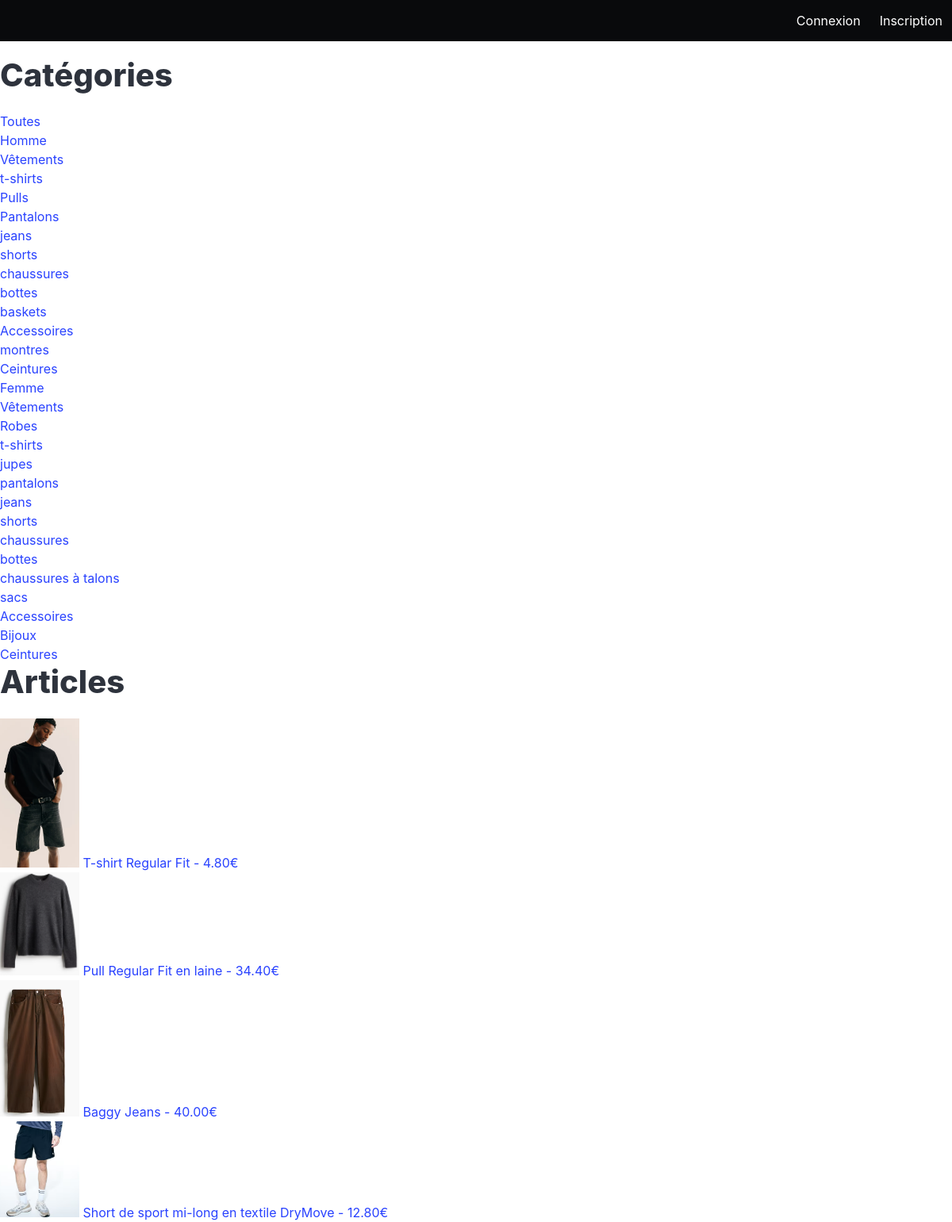
Page /?categorie=17 on the committed database.
### boutique/models.py (models this page shows, shortened)
class Categorie(MPTTModel):
    nom = models.CharField(max_length=100)
    parent = TreeForeignKey('self', on_delete=models.CASCADE, null=True, blank=True, related_name='enfants')
    class MPTTMeta:
        order_insertion_by = ['nom']
    class Meta:
        verbose_name = "Catégorie"
        verbose_name_plural = "Catégories"

class Article(models.Model):
    nom = models.CharField(max_length=100)
    description = models.TextField()
    prix = models.DecimalField(max_digits=10, decimal_places=2)
    categorie = models.ForeignKey(Categorie, on_delete=models.CASCADE)
    image = models.ImageField(upload_to='articles/', null=True, blank=True)

### boutique/views.py (the view)
# urls.py: path('', views.accueil, name='accueil'),
def accueil(request):
    categories_parents = Categorie.objects.filter(parent__isnull=True)
    categorie_id = request.GET.get('categorie')
    if categorie_id:
        categorie_selectionnee = Categorie.objects.get(id=categorie_id)
        articles = Article.objects.filter(categorie__in=categorie_selectionnee.get_descendants(include_self=True))
    else:
        articles = Article.objects.all()
    return render(request, 'boutique/accueil.html', {
        'articles': articles,
        'categories_parents': categories_parents,
    })

### boutique/context_processors.py (called while the page is built)
def categories_processor(request):
    categories_parents = Categorie.objects.filter(parent__isnull=True)
    return {'categories_parents': categories_parents}

### boutique/templates/boutique/accueil.html (shortened to what this page needs)
{% extends 'boutique/base.html' %}
{% load mptt_tags %}
{% block content %}
    <h2 class="title is-size-2">Catégories</h2>
    <ul>
        <li>
            <a href="{% url 'accueil' %}"> Toutes </a>
        </li>
        {% include 'boutique/categorie_recursive.html' with categories=categories_parents %}
    </ul>
    <h2 class="title is-size-2"> Articles </h2>
    <ul>
        {% for article in articles %}
            <li>
                <a href="{% url 'article_detail' article.id %}">
                    {% if article.image %}
                        <img src="{{ article.image.url }}" alt="{{ article.nom }}" width="100">
                    {% endif %}
                    {{ article.nom }} - {{ article.prix }}€
                </a>
            </li>
        {% empty %}
            <li>Aucun article disponible.</li>
        {% endfor %}
    </ul>
{% endblock %}

### boutique/templates/boutique/categorie_recursive.html
{% for categorie in categories %}
    <li>
        <a href="{% url 'accueil' %}?categorie={{ categorie.id }}">{{ categorie.nom }}</a>
        {% if categorie.get_children %}
            <ul>
                {% include 'boutique/categorie_recursive.html' with categories=categorie.get_children %}
            </ul>
        {% endif %}
    </li>
{% endfor %}

### rows in the picture
Categorie: nom "Homme"
Categorie: nom "Vêtements"
Categorie: nom "t-shirts"
Categorie: nom "Pulls"
Categorie: nom "Pantalons"
Categorie: nom "jeans"
Categorie: nom "shorts"
Categorie: nom "chaussures"
Categorie: nom "bottes"
Categorie: nom "baskets"
Categorie: nom "Accessoires"
Categorie: nom "montres"
Categorie: nom "Ceintures"
Categorie: nom "Femme"
Categorie: nom "Vêtements"
Categorie: nom "Robes"
Categorie: nom "t-shirts"
Categorie: nom "jupes"
Categorie: nom "pantalons"
Categorie: nom "jeans"
Categorie: nom "shorts"
Categorie: nom "chaussures"
Categorie: nom "bottes"
Categorie: nom "chaussures à talons"
Categorie: nom "sacs"
Categorie: nom "Accessoires"
Categorie: nom "Bijoux"
Categorie: nom "Ceintures"
Article: image (picture), nom "T-shirt Regular Fit", prix "4.80"
Article: image (picture), nom "Pull Regular Fit en laine", prix "34.40"
Article: image (picture), nom "Baggy Jeans", prix "40.00"
Article: image (picture), nom "Short de sport mi-long en textile DryMove", prix "12.80"
